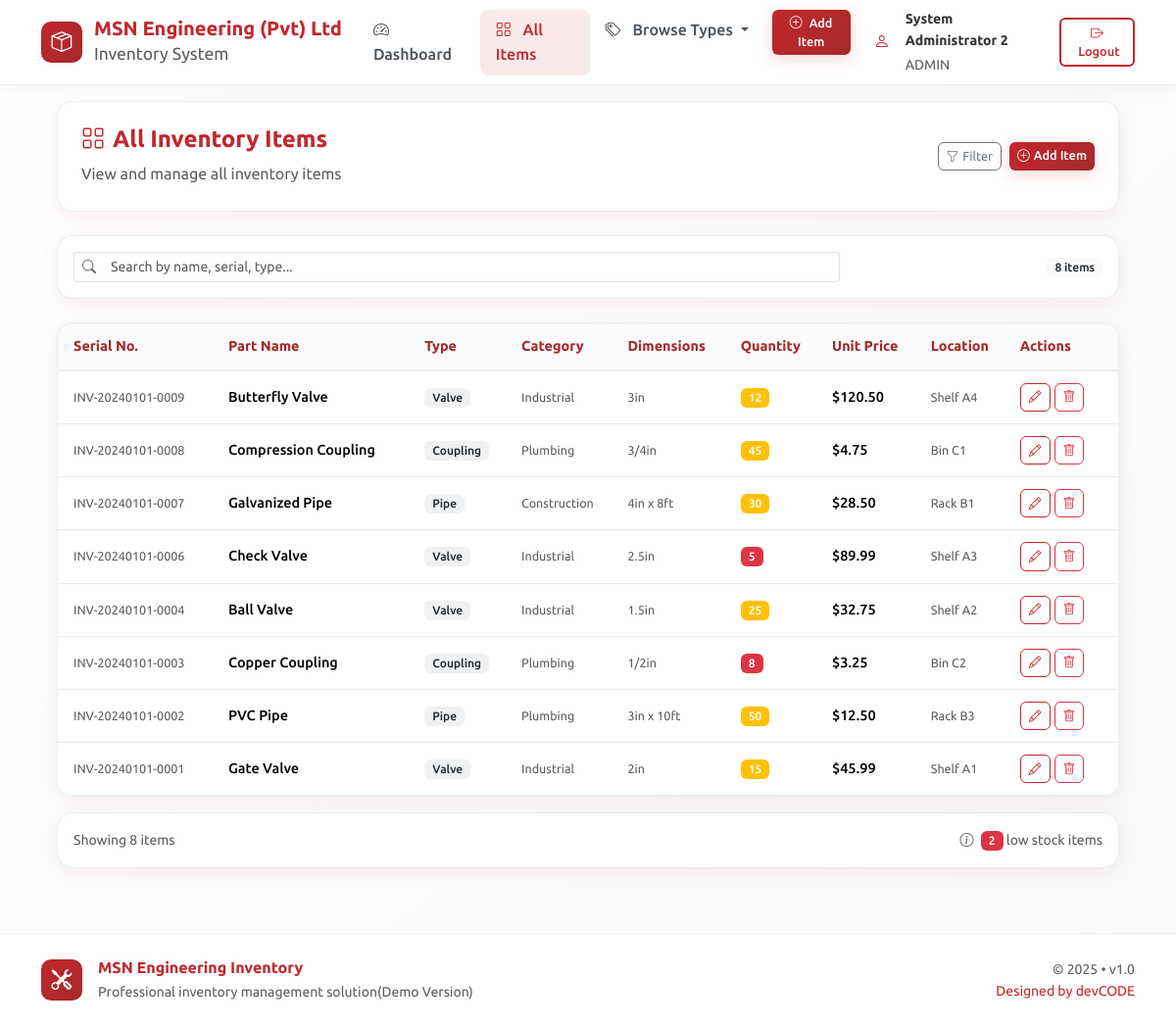
The page /inventory (signed in) on the database its author committed.
### tables this page shows
CREATE TABLE inventory
                 (id INTEGER PRIMARY KEY AUTOINCREMENT,
                  serial_number TEXT UNIQUE NOT NULL,
                  part_name TEXT NOT NULL,
                  part_type TEXT NOT NULL,
                  category TEXT NOT NULL,
                  dimensions TEXT,
                  quantity INTEGER NOT NULL,
                  unit_price REAL NOT NULL,
                  location TEXT,
                  supplier TEXT,
                  date_added TEXT,
                  last_updated TEXT,
                  notes TEXT);

### app.py (the view)
@app.route('/inventory')
@login_required
def view_inventory():
    conn = get_db_connection()
    items = conn.execute('SELECT * FROM inventory ORDER BY date_added DESC').fetchall()
    conn.close()
    return render_template('view_inventory.html', items=items)

### app.py (called while the page is built)
def login_required(f):
    @wraps(f)
    def decorated_function(*args, **kwargs):
        if 'user_id' not in session:
            return redirect(url_for('login'))
        return f(*args, **kwargs)
    return decorated_function

def get_db_connection():
    conn = sqlite3.connect('inventory.db')
    conn.row_factory = sqlite3.Row
    return conn

### templates/view_inventory.html (shortened to what this page needs)
{% extends "base.html" %}
{% block content %}
<div class="container-fluid px-0 px-lg-3">
    <div class="modern-card p-4 mb-4">
        <div class="d-flex flex-column flex-md-row justify-content-between align-items-md-center">
            <div class="mb-3 mb-md-0">
                <h1 class="h4 fw-bold text-maroon mb-2">
                    <i class="bi bi-grid me-2"></i>All Inventory Items
                </h1>
                <p class="text-muted mb-0">View and manage all inventory items</p>
            </div>
            <div class="d-flex gap-2">
                <a href="{{ url_for('filter_items') }}" class="btn btn-outline-secondary btn-sm">
                    <i class="bi bi-funnel me-1"></i>Filter
                </a>
                {% if session.user_type == 'admin' %}
                <a href="{{ url_for('add_item') }}" class="btn btn-maroon btn-sm">
                    <i class="bi bi-plus-circle me-1"></i>Add Item
                </a>
                {% endif %}
            </div>
        </div>
    </div>
    <div class="modern-card p-3 mb-4">
        <div class="row align-items-center">
            <div class="col-md-9">
                <div class="input-group input-group-sm">
                    <span class="input-group-text bg-transparent border-end-0">
                        <i class="bi bi-search text-muted"></i>
                    </span>
                    <input type="text" id="searchInput" class="form-control border-start-0"
                           placeholder="Search by name, serial, type...">
                </div>
            </div>
            <div class="col-md-3 text-end mt-2 mt-md-0">
                <span class="badge bg-light text-dark" id="itemCount">{{ items|length }} items</span>
            </div>
        </div>
    </div>
    <div class="modern-card p-0 overflow-hidden">
        <div class="table-responsive">
            <table class="table table-hover mb-0" id="inventoryTable">
                <thead class="table-light">
                    <tr>
                        <th class="ps-3">Serial No.</th>
                        <th>Part Name</th>
                        <th>Type</th>
                        <th>Category</th>
                        <th>Dimensions</th>
                        <th>Quantity</th>
                        <th>Unit Price</th>
                        <th>Location</th>
                        <th class="pe-3">Actions</th>
                    </tr>
                </thead>
                <tbody>
                    {% if items %}
                        {% for item in items %}
                        <tr class="align-middle" data-search="{{ item.serial_number|lower }} {{ item.part_name|lower }} {{ item.part_type|lower }} {{ item.category|lower }} {{ item.dimensions|lower if item.dimensions else '' }}">
                            <td class="ps-3">
                                <span class="text-muted small">{{ item.serial_number }}</span>
                            </td>
                            <td>
                                <div class="fw-medium">{{ item.part_name }}</div>
                            </td>
                            <td>
                                <span class="badge bg-secondary bg-opacity-10 text-dark">
                                    {{ item.part_type }}
                                </span>
                            </td>
                            <td>
                                <span class="text-muted small">{{ item.category }}</span>
                            </td>
                            <td>
                                {% if item.dimensions %}
                                <span class="text-muted small">{{ item.dimensions }}</span>
                                {% else %}
                                <span class="text-muted small">—</span>
                                {% endif %}
                            </td>
                            <td>
                                <span class="badge
                                    {% if item.quantity < 10 %}bg-danger
                                    {% elif item.quantity > 100 %}bg-success
                                    {% else %}bg-warning{% endif %}">
                                    {{ item.quantity }}
                                </span>
                            </td>
                            <td class="fw-medium">
                                ${{ "%.2f"|format(item.unit_price) }}
                            </td>
                            <td>
                                {% if item.location %}
                                <span class="text-muted small">{{ item.location|truncate(15) }}</span>
                                {% else %}
                                <span class="text-muted small">—</span>
                                {% endif %}
                            </td>
                            <td class="pe-3">
                                <div class="d-flex gap-1">
                                    <a href="{{ url_for('edit_item', item_id=item.id) }}"
                                       class="btn btn-sm btn-outline-primary"
                                       title="Edit">
                                        <i class="bi bi-pencil"></i>
                                    </a>
                                    {% if session.user_type == 'admin' %}
                                    <a href="{{ url_for('delete_item', item_id=item.id) }}"
                                       class="btn btn-sm btn-outline-danger"
                                       title="Delete"
                                       onclick="return confirm('Are you sure you want to delete this item?');">
                                        <i class="bi bi-trash"></i>
                                    </a>
                                    {% endif %}
                                </div>
                            </td>
                        </tr>
                        {% endfor %}
                    {% endif %}
                </tbody>
            </table>
        </div>
    </div>
    {% if items %}
    <div class="modern-card p-3 mt-3">
        <div class="d-flex justify-content-between align-items-center">
            <div class="text-muted small">
                Showing {{ items|length }} items
            </div>
            <div class="text-muted small">
                <i class="bi bi-info-circle me-1"></i>
                <span class="badge bg-danger">{{ items|selectattr('quantity', 'lt', 10)|list|length }}</span> low stock items
            </div>
        </div>
    </div>
    {% endif %}
</div>
{% endblock %}

### static/css/custom.css (style rules this page uses)
:root { --maroon-light: #c1272d; --maroon-medium: #a52a2a; --maroon-dark: #8b0000; --white-pure: #ffffff; --white-soft: #f8f9fa; --white-cream: #fefefe; --gray-light: #e9ecef; --gray-medium: #6c757d; --gray-dark: #343a40; --success-light: #d1e7dd; --warning-light: #fff3cd; --danger-light: #f8d7da; --info-light: #cff4fc; --shadow-light: rgba(193, 39, 45, 0.08); --shadow-medium: rgba(193, 39, 45, 0.12); --shadow-dark: rgba(193, 39, 45, 0.15); }
body { font-family: 'Ubuntu', -apple-system, BlinkMacSystemFont, sans-serif; background: linear-gradient(135deg, var(--white-cream) 0%, var(--white-soft) 100%); color: var(--gray-dark); line-height: 1.6; min-height: 100vh; overflow-x: hidden; }
.container-fluid { max-width: 1400px; }
.modern-card { background: var(--white-pure); border-radius: 20px; border: 1px solid var(--gray-light); box-shadow: 0 8px 30px var(--shadow-light); transition: all 0.3s cubic-bezier(0.4, 0, 0.2, 1); overflow: hidden; }
.btn-maroon { background: linear-gradient(135deg, var(--maroon-light) 0%, var(--maroon-medium) 100%); color: white; border: none; padding: 12px 28px; border-radius: 12px; font-weight: 600; font-size: 15px; transition: all 0.3s ease; box-shadow: 0 4px 15px rgba(193, 39, 45, 0.2); }
.gap-2 { gap: 0.5rem; }
.text-maroon { color: var(--maroon-light) !important; }

### templates/base.html (style rules this page uses)
:root { --maroon-light: #c1272d; --maroon-medium: #a52a2a; --maroon-dark: #8b0000; --white-pure: #ffffff; --white-soft: #f8f9fa; --white-cream: #fefefe; --gray-light: #e9ecef; --gray-medium: #6c757d; --shadow-light: rgba(193, 39, 45, 0.08); --shadow-medium: rgba(193, 39, 45, 0.12); }
body { font-family: 'Ubuntu', -apple-system, BlinkMacSystemFont, sans-serif; background: linear-gradient(135deg, var(--white-cream) 0%, var(--white-soft) 100%); color: #333; min-height: 100vh; }
.modern-card { background: var(--white-pure); border-radius: 16px; border: 1px solid var(--gray-light); box-shadow: 0 4px 20px var(--shadow-light); transition: all 0.3s ease; }
.btn-maroon { background: linear-gradient(135deg, var(--maroon-light) 0%, var(--maroon-medium) 100%); color: white; border: none; padding: 10px 22px; border-radius: 10px; font-weight: 500; transition: all 0.3s ease; }

### templates/view_inventory.html (style rules this page uses)
.table { margin-bottom: 0; }
.table th { font-weight: 600; font-size: 0.9rem; color: var(--maroon-medium); padding: 12px 8px; border-bottom: 2px solid var(--gray-light); background-color: #f9fafb; }
.table td { padding: 12px 8px; vertical-align: middle; border-bottom: 1px solid var(--gray-light); font-size: 0.9rem; }
.btn-sm { padding: 4px 8px; font-size: 0.8rem; border-radius: 6px; }
.btn-outline-primary { border-color: var(--maroon-light); color: var(--maroon-light); }
.badge { font-size: 0.75rem; padding: 4px 8px; font-weight: 500; }

### rows shown on the page
inventory: serial_number "INV-20240101-0009", part_name "Butterfly Valve", part_type "Valve", category "Industrial", dimensions "3in", quantity "12", unit_price "120.50", location "Shelf A4"
inventory: serial_number "INV-20240101-0008", part_name "Compression Coupling", part_type "Coupling", category "Plumbing", dimensions "3/4in", quantity "45", unit_price "4.75", location "Bin C1"
inventory: serial_number "INV-20240101-0007", part_name "Galvanized Pipe", part_type "Pipe", category "Construction", dimensions "4in x 8ft", quantity "30", unit_price "28.50", location "Rack B1"
inventory: serial_number "INV-20240101-0006", part_name "Check Valve", part_type "Valve", category "Industrial", dimensions "2.5in", quantity "5", unit_price "89.99", location "Shelf A3"
inventory: serial_number "INV-20240101-0004", part_name "Ball Valve", part_type "Valve", category "Industrial", dimensions "1.5in", quantity "25", unit_price "32.75", location "Shelf A2"
inventory: serial_number "INV-20240101-0003", part_name "Copper Coupling", part_type "Coupling", category "Plumbing", dimensions "1/2in", quantity "8", unit_price "3.25", location "Bin C2"
inventory: serial_number "INV-20240101-0002", part_name "PVC Pipe", part_type "Pipe", category "Plumbing", dimensions "3in x 10ft", quantity "50", unit_price "12.50", location "Rack B3"
inventory: serial_number "INV-20240101-0001", part_name "Gate Valve", part_type "Valve", category "Industrial", dimensions "2in", quantity "15", unit_price "45.99", location "Shelf A1"

### other values the page prints
{{ session.full_name }} "System Administrator 2"
{{ session.user_type|upper }} "ADMIN"
{{ items|length }} "8"
{{ items|selectattr('quantity', 'lt', 10)|list|length }} "2"
